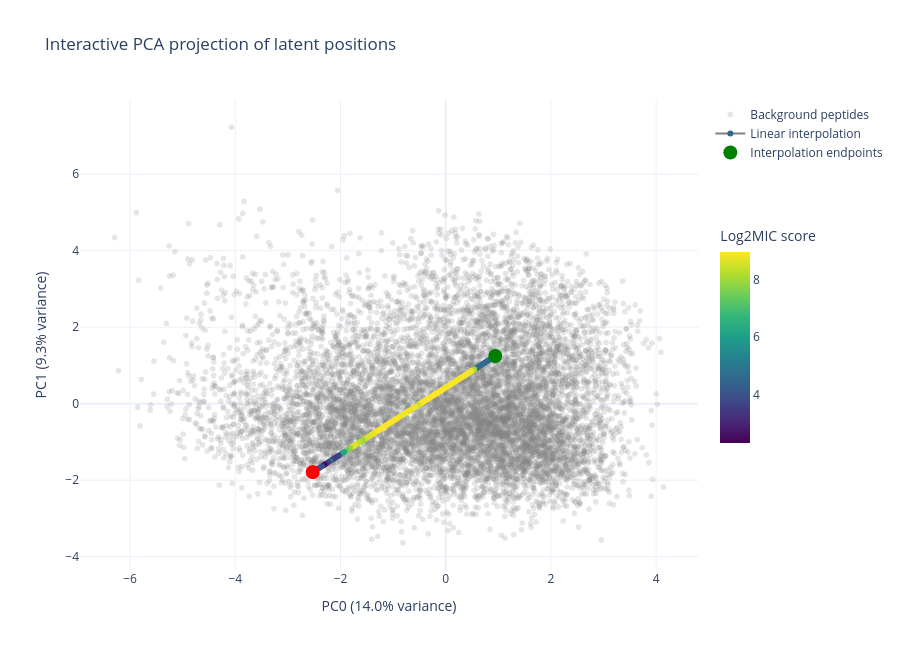

Write notebook code for a chart like this one.
### Code cell
PCA_COMPONENTS = (0, 1)

projected_linear_interpolation = pca.transform(
    linear_interpolation.detach().cpu().numpy()
)


fig = go.Figure()

fig.add_trace(
    go.Scattergl(
        x=latent_background_projected[:, PCA_COMPONENTS[0]],
        y=latent_background_projected[:, PCA_COMPONENTS[1]],
        mode="markers",
        name="Background peptides",
        hoverinfo="skip",
        marker={
            "size": 6,
            "opacity": 0.2,
            "color": "gray",
        },
    )
)


fig.add_trace(
    go.Scattergl(
        x=projected_linear_interpolation[:, PCA_COMPONENTS[0]],
        y=projected_linear_interpolation[:, PCA_COMPONENTS[1]],
        mode="lines+markers",
        name="Linear interpolation",
        line={"color": "gray", "width": 2},
        marker={
            "size": 6,
            "color": linear_interpolation_scores,
            "colorscale": "Viridis",
            "showscale": True,
            "colorbar": {
                "title": "Log2MIC score",
                "len": 0.5,
                "y": 0.5,
                "yanchor": "middle",
                "x": 1.02,
            },
        },
        customdata=np.column_stack(
            (
                np.arange(n_points),
                interpolation_sequences,
                linear_interpolation_scores,
            )
        ),
        hovertemplate=(
            "Path point: %{customdata[0]}<br>"
            "Sequence: %{customdata[1]}<br>"
            "Log2MIC: %{customdata[2]:.4f}<extra></extra>"
        ),
    )
)

endpoint_projection = projected_linear_interpolation[[0, -1]]
endpoint_sequences = [start, end]
endpoint_scores = [start_score, end_score]
endpoint_names = ["Start", "End"]

fig.add_trace(
    go.Scattergl(
        x=endpoint_projection[:, PCA_COMPONENTS[0]],
        y=endpoint_projection[:, PCA_COMPONENTS[1]],
        mode="markers",
        name="Interpolation endpoints",
        marker={"size": 14, "color": ["green", "red"]},
        customdata=np.column_stack(
            (endpoint_names, endpoint_sequences, endpoint_scores)
        ),
        hovertemplate=(
            "%{customdata[0]}<br>"
            "Sequence: %{customdata[1]}<br>"
            "Log2MIC: %{customdata[2]:.4f}<extra></extra>"
        ),
    )
)

fig.update_layout(
    title="Interactive PCA projection of latent positions",
    xaxis_title=f"PC{PCA_COMPONENTS[0]} ({pca.explained_variance_ratio_[0]:.1%} variance)",
    yaxis_title=f"PC{PCA_COMPONENTS[1]} ({pca.explained_variance_ratio_[1]:.1%} variance)",
    template="plotly_white",
    width=900,
    height=650,
)

fig.show()

### Figure 1 — Plotly figure (JSON) as saved in the notebook; plotly's stock layout.template omitted (floating-point values rounded to 4 significant figures; data arrays with more than 128 entries replaced by an {"elided": "..."} marker saying what was removed)
{"data": [{"hoverinfo": "skip", "marker": {"color": "gray", "opacity": 0.2, "size": 6}, "mode": "markers", "name": "Background peptides", "type": "scattergl", "x": {"elided": "10000 float values"}, "y": {"elided": "10000 float values"}}, {"customdata": {"elided": "683x3 str values"}, "hovertemplate": "Path point: %{customdata[0]}<br>Sequence: %{customdata[1]}<br>Log2MIC: %{customdata[2]:.4f}<extra></extra>", "line": {"color": "gray", "width": 2}, "marker": {"color": {"elided": "683 float values"}, "colorbar": {"len": 0.5, "title": {"text": "Log2MIC score"}, "x": 1.02, "y": 0.5, "yanchor": "middle"}, "colorscale": [[0, "#440154"], [0.1111, "#482878"], [0.2222, "#3e4989"], [0.3333, "#31688e"], [0.4444, "#26828e"], [0.5556, "#1f9e89"], [0.6667, "#35b779"], [0.7778, "#6ece58"], [0.8889, "#b5de2b"], [1, "#fde725"]], "showscale": true, "size": 6}, "mode": "lines+markers", "name": "Linear interpolation", "type": "scattergl", "x": {"elided": "683 float values"}, "y": {"elided": "683 float values"}}, {"customdata": [["Start", "GLFDIAKKVIGVIGSL", "4.549055"], ["End", "WRSLGRTLLRLSCALKKLARRSGW", "4.0161505"]], "hovertemplate": "%{customdata[0]}<br>Sequence: %{customdata[1]}<br>Log2MIC: %{customdata[2]:.4f}<extra></extra>", "marker": {"color": ["green", "red"], "size": 14}, "mode": "markers", "name": "Interpolation endpoints", "type": "scattergl", "x": [0.9419, -2.529], "y": [1.246, -1.789]}], "layout": {"height": 650, "title": {"text": "Interactive PCA projection of latent positions"}, "width": 900, "xaxis": {"title": {"text": "PC0 (14.0% variance)"}}, "yaxis": {"title": {"text": "PC1 (9.3% variance)"}}}}
